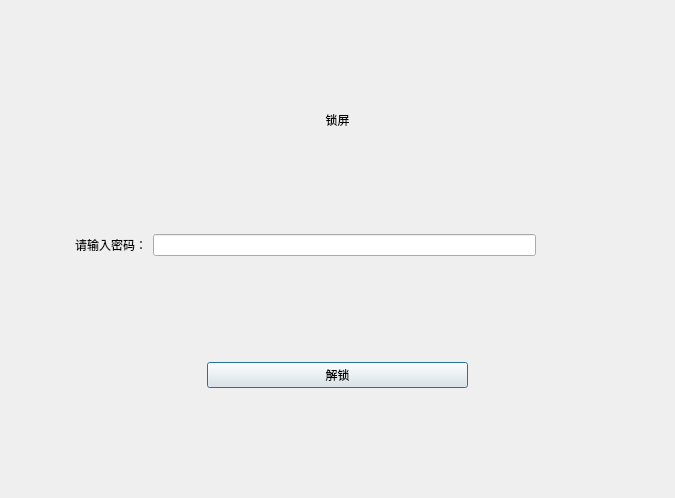
<?xml version="1.0" encoding="UTF-8"?>
<ui version="4.0">
 <class>lockscreen</class>
 <widget class="QDialog" name="lockscreen">
  <property name="geometry">
   <rect>
    <x>0</x>
    <y>0</y>
    <width>675</width>
    <height>498</height>
   </rect>
  </property>
  <property name="windowTitle">
   <string>Dialog</string>
  </property>
  <layout class="QVBoxLayout" name="verticalLayout" stretch="1,1,1,3,1,2,1">
   <item>
    <spacer name="verticalSpacer_2">
     <property name="orientation">
      <enum>Qt::Vertical</enum>
     </property>
     <property name="sizeHint" stdset="0">
      <size>
       <width>20</width>
       <height>40</height>
      </size>
     </property>
    </spacer>
   </item>
   <item>
    <widget class="QLabel" name="label">
     <property name="sizePolicy">
      <sizepolicy hsizetype="Preferred" vsizetype="Fixed">
       <horstretch>0</horstretch>
       <verstretch>0</verstretch>
      </sizepolicy>
     </property>
     <property name="styleSheet">
      <string notr="true">font: 57 30pt &quot;Akaash&quot;;</string>
     </property>
     <property name="text">
      <string>锁屏</string>
     </property>
     <property name="alignment">
      <set>Qt::AlignCenter</set>
     </property>
    </widget>
   </item>
   <item>
    <spacer name="verticalSpacer">
     <property name="orientation">
      <enum>Qt::Vertical</enum>
     </property>
     <property name="sizeHint" stdset="0">
      <size>
       <width>20</width>
       <height>40</height>
      </size>
     </property>
    </spacer>
   </item>
   <item>
    <layout class="QHBoxLayout" name="horizontalLayout" stretch="1,1,6,2">
     <item>
      <spacer name="horizontalSpacer">
       <property name="orientation">
        <enum>Qt::Horizontal</enum>
       </property>
       <property name="sizeHint" stdset="0">
        <size>
         <width>40</width>
         <height>20</height>
        </size>
       </property>
      </spacer>
     </item>
     <item>
      <widget class="QLabel" name="label_2">
       <property name="sizePolicy">
        <sizepolicy hsizetype="Fixed" vsizetype="Preferred">
         <horstretch>0</horstretch>
         <verstretch>0</verstretch>
        </sizepolicy>
       </property>
       <property name="text">
        <string>请输入密码：</string>
       </property>
       <property name="alignment">
        <set>Qt::AlignRight|Qt::AlignTrailing|Qt::AlignVCenter</set>
       </property>
      </widget>
     </item>
     <item>
      <widget class="QLineEdit" name="lineEdit"/>
     </item>
     <item>
      <spacer name="horizontalSpacer_2">
       <property name="orientation">
        <enum>Qt::Horizontal</enum>
       </property>
       <property name="sizeHint" stdset="0">
        <size>
         <width>40</width>
         <height>20</height>
        </size>
       </property>
      </spacer>
     </item>
    </layout>
   </item>
   <item>
    <spacer name="verticalSpacer_3">
     <property name="orientation">
      <enum>Qt::Vertical</enum>
     </property>
     <property name="sizeHint" stdset="0">
      <size>
       <width>20</width>
       <height>40</height>
      </size>
     </property>
    </spacer>
   </item>
   <item>
    <layout class="QHBoxLayout" name="horizontalLayout_2" stretch="3,4,3">
     <item>
      <spacer name="horizontalSpacer_3">
       <property name="orientation">
        <enum>Qt::Horizontal</enum>
       </property>
       <property name="sizeHint" stdset="0">
        <size>
         <width>40</width>
         <height>20</height>
        </size>
       </property>
      </spacer>
     </item>
     <item>
      <widget class="QPushButton" name="pushButton">
       <property name="text">
        <string>解锁</string>
       </property>
      </widget>
     </item>
     <item>
      <spacer name="horizontalSpacer_4">
       <property name="orientation">
        <enum>Qt::Horizontal</enum>
       </property>
       <property name="sizeHint" stdset="0">
        <size>
         <width>40</width>
         <height>20</height>
        </size>
       </property>
      </spacer>
     </item>
    </layout>
   </item>
   <item>
    <spacer name="verticalSpacer_4">
     <property name="orientation">
      <enum>Qt::Vertical</enum>
     </property>
     <property name="sizeHint" stdset="0">
      <size>
       <width>20</width>
       <height>40</height>
      </size>
     </property>
    </spacer>
   </item>
  </layout>
 </widget>
 <resources/>
 <connections/>
</ui>
